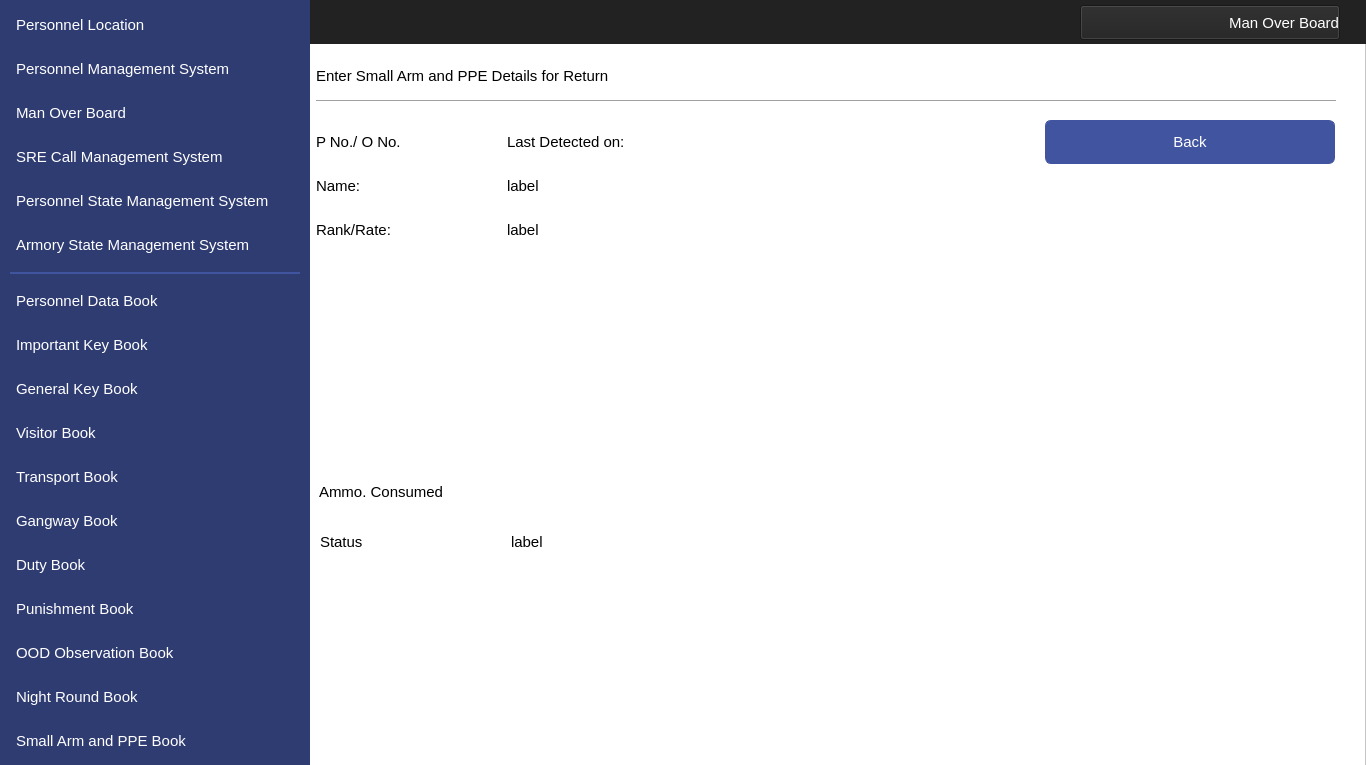
<?xml version="1.0" encoding="UTF-8"?>
<ui version="4.0">
 <class>MainWindow</class>
 <widget class="QMainWindow" name="MainWindow">
  <property name="geometry">
   <rect>
    <x>0</x>
    <y>0</y>
    <width>1366</width>
    <height>765</height>
   </rect>
  </property>
  <property name="windowTitle">
   <string>MainWindow</string>
  </property>
  <widget class="QWidget" name="centralwidget">
   <widget class="QFrame" name="frame">
    <property name="geometry">
     <rect>
      <x>0</x>
      <y>0</y>
      <width>1366</width>
      <height>768</height>
     </rect>
    </property>
    <property name="styleSheet">
     <string notr="true">background-color: #ffffff</string>
    </property>
    <property name="frameShape">
     <enum>QFrame::StyledPanel</enum>
    </property>
    <property name="frameShadow">
     <enum>QFrame::Raised</enum>
    </property>
    <widget class="QLabel" name="label">
     <property name="geometry">
      <rect>
       <x>0</x>
       <y>0</y>
       <width>310</width>
       <height>768</height>
      </rect>
     </property>
     <property name="styleSheet">
      <string notr="true">
background-color:#2F3C71;</string>
     </property>
     <property name="text">
      <string/>
     </property>
    </widget>
    <widget class="QLabel" name="label_2">
     <property name="geometry">
      <rect>
       <x>0</x>
       <y>0</y>
       <width>1366</width>
       <height>44</height>
      </rect>
     </property>
     <property name="styleSheet">
      <string notr="true">
background-color:#222222;</string>
     </property>
     <property name="text">
      <string/>
     </property>
    </widget>
    <widget class="QPushButton" name="navViewPunishment">
     <property name="geometry">
      <rect>
       <x>10</x>
       <y>587</y>
       <width>290</width>
       <height>44</height>
      </rect>
     </property>
     <property name="font">
      <font>
       <family>Segoe UI</family>
       <pointsize>11</pointsize>
      </font>
     </property>
     <property name="cursor">
      <cursorShape>PointingHandCursor</cursorShape>
     </property>
     <property name="styleSheet">
      <string notr="true">QPushButton 
{
    text-align: left;
    color: #ffffff;
    background-color:#2F3C71;
    border-width: 1px;
    border-color: #2F3C71;
    border-style: solid;
    border-radius: 6;
    padding: 3px;
    font-size: 11pt;
    padding-left: 5px;
    outline:none;
    padding-right: 5px;
    min-width: 40px;
}

QPushButton:hover
{
    background-color:#4154A0;
}


QPushButton:pressed
{
    background-color: #384889;
 	border-width: 3px;
    border-color: #5C70BC;
    border-style: solid;
    border-radius: 6;

}</string>
     </property>
     <property name="text">
      <string>Punishment Book</string>
     </property>
     <property name="icon">
      <iconset resource="../IconResource.qrc">
       <normaloff>:/images/punishment.png</normaloff>:/images/punishment.png</iconset>
     </property>
     <property name="iconSize">
      <size>
       <width>25</width>
       <height>25</height>
      </size>
     </property>
     <property name="flat">
      <bool>false</bool>
     </property>
    </widget>
    <widget class="QPushButton" name="navViewImpKey">
     <property name="geometry">
      <rect>
       <x>10</x>
       <y>323</y>
       <width>290</width>
       <height>44</height>
      </rect>
     </property>
     <property name="font">
      <font>
       <family>Segoe UI</family>
       <pointsize>11</pointsize>
      </font>
     </property>
     <property name="cursor">
      <cursorShape>PointingHandCursor</cursorShape>
     </property>
     <property name="styleSheet">
      <string notr="true">QPushButton 
{
    text-align: left;
    color: #ffffff;
    background-color:#2F3C71;
    border-width: 1px;
    border-color: #2F3C71;
    border-style: solid;
    border-radius: 6;
    padding: 3px;
    outline:none;
    font-size: 11pt;
    padding-left: 5px;
    padding-right: 5px;
    min-width: 40px;
}

QPushButton:hover
{
    background-color:#4154A0;
}
QPushButton:pressed
{
    background-color: #384889;
 	border-width: 3px;
    border-color: #5C70BC;
    border-style: solid;
    border-radius: 6;

}</string>
     </property>
     <property name="text">
      <string>Important Key Book</string>
     </property>
     <property name="icon">
      <iconset resource="../IconResource.qrc">
       <normaloff>:/images/impKey.png</normaloff>:/images/impKey.png</iconset>
     </property>
     <property name="iconSize">
      <size>
       <width>25</width>
       <height>25</height>
      </size>
     </property>
     <property name="flat">
      <bool>false</bool>
     </property>
    </widget>
    <widget class="QPushButton" name="navViewGenKey">
     <property name="geometry">
      <rect>
       <x>10</x>
       <y>367</y>
       <width>290</width>
       <height>44</height>
      </rect>
     </property>
     <property name="font">
      <font>
       <family>Segoe UI</family>
       <pointsize>11</pointsize>
      </font>
     </property>
     <property name="cursor">
      <cursorShape>PointingHandCursor</cursorShape>
     </property>
     <property name="styleSheet">
      <string notr="true">QPushButton 
{
    text-align: left;
    color: #ffffff;
    background-color:#2F3C71;
    border-width: 1px;
    border-color: #2F3C71;
    border-style: solid;
    border-radius: 6;
    padding: 3px;
    outline:none;
    font-size: 11pt;
    padding-left: 5px;
    padding-right: 5px;
    min-width: 40px;
}

QPushButton:hover
{
    background-color:#4154A0;
}

QPushButton:pressed
{
    background-color: #384889;
 	border-width: 3px;
    border-color: #5C70BC;
    border-style: solid;
    border-radius: 6;

}</string>
     </property>
     <property name="text">
      <string>General Key Book</string>
     </property>
     <property name="icon">
      <iconset resource="../IconResource.qrc">
       <normaloff>:/images/genKey.png</normaloff>:/images/genKey.png</iconset>
     </property>
     <property name="iconSize">
      <size>
       <width>25</width>
       <height>25</height>
      </size>
     </property>
     <property name="flat">
      <bool>false</bool>
     </property>
    </widget>
    <widget class="QPushButton" name="navViewVisitor">
     <property name="geometry">
      <rect>
       <x>10</x>
       <y>411</y>
       <width>290</width>
       <height>44</height>
      </rect>
     </property>
     <property name="font">
      <font>
       <family>Segoe UI</family>
       <pointsize>11</pointsize>
      </font>
     </property>
     <property name="cursor">
      <cursorShape>PointingHandCursor</cursorShape>
     </property>
     <property name="styleSheet">
      <string notr="true">QPushButton 
{
    text-align: left;
    color: #ffffff;
    background-color:#2F3C71;
    border-width: 1px;
    border-color: #2F3C71;
    border-style: solid;
    border-radius: 6;
    padding: 3px;
    outline:none;
    font-size: 11pt;
    padding-left: 5px;
    padding-right: 5px;
    min-width: 40px;
}

QPushButton:hover
{
    background-color:#4154A0;
}

QPushButton:pressed
{
    background-color: #384889;
 	border-width: 3px;
    border-color: #5C70BC;
    border-style: solid;
    border-radius: 6;
}</string>
     </property>
     <property name="text">
      <string>Visitor Book</string>
     </property>
     <property name="icon">
      <iconset resource="../IconResource.qrc">
       <normaloff>:/images/visitor.png</normaloff>:/images/visitor.png</iconset>
     </property>
     <property name="iconSize">
      <size>
       <width>25</width>
       <height>25</height>
      </size>
     </property>
     <property name="flat">
      <bool>false</bool>
     </property>
    </widget>
    <widget class="QPushButton" name="navViewTransport">
     <property name="geometry">
      <rect>
       <x>10</x>
       <y>455</y>
       <width>290</width>
       <height>44</height>
      </rect>
     </property>
     <property name="font">
      <font>
       <family>Segoe UI</family>
       <pointsize>11</pointsize>
      </font>
     </property>
     <property name="cursor">
      <cursorShape>PointingHandCursor</cursorShape>
     </property>
     <property name="styleSheet">
      <string notr="true">QPushButton 
{
    text-align: left;
    color: #ffffff;
    background-color:#2F3C71;
    border-width: 1px;
    border-color: #2F3C71;
    border-style: solid;
    border-radius: 6;
    padding: 3px;
    font-size: 11pt;
    padding-left: 5px;
    padding-right: 5px;
    outline:none;
    min-width: 40px;
}

QPushButton:hover
{
    background-color:#4154A0;
}
QPushButton:pressed
{
    background-color: #384889;
 	border-width: 3px;
    border-color: #5C70BC;
    border-style: solid;
    border-radius: 6;

}</string>
     </property>
     <property name="text">
      <string>Transport Book</string>
     </property>
     <property name="icon">
      <iconset resource="../IconResource.qrc">
       <normaloff>:/images/transport.png</normaloff>:/images/transport.png</iconset>
     </property>
     <property name="iconSize">
      <size>
       <width>25</width>
       <height>25</height>
      </size>
     </property>
     <property name="flat">
      <bool>false</bool>
     </property>
    </widget>
    <widget class="QPushButton" name="navViewGangway">
     <property name="geometry">
      <rect>
       <x>10</x>
       <y>499</y>
       <width>290</width>
       <height>44</height>
      </rect>
     </property>
     <property name="font">
      <font>
       <family>Segoe UI</family>
       <pointsize>11</pointsize>
      </font>
     </property>
     <property name="cursor">
      <cursorShape>PointingHandCursor</cursorShape>
     </property>
     <property name="styleSheet">
      <string notr="true">QPushButton 
{
    text-align: left;
    color: #ffffff;
    background-color:#2F3C71;
    border-width: 1px;
    border-color: #2F3C71;
    border-style: solid;
    border-radius: 6;
    padding: 3px;
    font-size: 11pt;
    padding-left: 5px;
    outline:none;
    padding-right: 5px;
    min-width: 40px;
}

QPushButton:hover
{
    background-color:#4154A0;
}
QPushButton:pressed
{
    background-color: #384889;
 	border-width: 3px;
    border-color: #5C70BC;
    border-style: solid;
    border-radius: 6;

}</string>
     </property>
     <property name="text">
      <string>Gangway Book</string>
     </property>
     <property name="icon">
      <iconset resource="../IconResource.qrc">
       <normaloff>:/images/gangway.png</normaloff>:/images/gangway.png</iconset>
     </property>
     <property name="iconSize">
      <size>
       <width>25</width>
       <height>25</height>
      </size>
     </property>
     <property name="flat">
      <bool>false</bool>
     </property>
    </widget>
    <widget class="QPushButton" name="navViewDuty">
     <property name="geometry">
      <rect>
       <x>10</x>
       <y>543</y>
       <width>290</width>
       <height>44</height>
      </rect>
     </property>
     <property name="font">
      <font>
       <family>Segoe UI</family>
       <pointsize>11</pointsize>
      </font>
     </property>
     <property name="cursor">
      <cursorShape>PointingHandCursor</cursorShape>
     </property>
     <property name="styleSheet">
      <string notr="true">QPushButton 
{
    text-align: left;
    color: #ffffff;
    background-color:#2F3C71;
    border-width: 1px;
    border-color: #2F3C71;
    border-style: solid;
    outline:none;
    border-radius: 6;
    padding: 3px;
    font-size: 11pt;
    padding-left: 5px;
    padding-right: 5px;
    min-width: 40px;
}

QPushButton:hover
{
    background-color:#4154A0;
}
QPushButton:pressed
{
    background-color: #384889;
 	border-width: 3px;
    border-color: #5C70BC;
    border-style: solid;
    border-radius: 6;

}</string>
     </property>
     <property name="text">
      <string>Duty Book</string>
     </property>
     <property name="icon">
      <iconset resource="../IconResource.qrc">
       <normaloff>:/images/duty.png</normaloff>:/images/duty.png</iconset>
     </property>
     <property name="iconSize">
      <size>
       <width>25</width>
       <height>25</height>
      </size>
     </property>
     <property name="flat">
      <bool>false</bool>
     </property>
    </widget>
    <widget class="QPushButton" name="navViewNight">
     <property name="geometry">
      <rect>
       <x>10</x>
       <y>675</y>
       <width>290</width>
       <height>44</height>
      </rect>
     </property>
     <property name="font">
      <font>
       <family>Segoe UI</family>
       <pointsize>11</pointsize>
      </font>
     </property>
     <property name="cursor">
      <cursorShape>PointingHandCursor</cursorShape>
     </property>
     <property name="styleSheet">
      <string notr="true">QPushButton 
{
    text-align: left;
    color: #ffffff;
    background-color:#2F3C71;
    border-width: 1px;
    border-color: #2F3C71;
    border-style: solid;
    border-radius: 6;
    padding: 3px;
    font-size: 11pt;
    padding-left: 5px;
    outline:none;
    padding-right: 5px;
    min-width: 40px;
}

QPushButton:hover
{
    background-color:#4154A0;
}
QPushButton:pressed
{
    background-color: #384889;
 	border-width: 3px;
    border-color: #5C70BC;
    border-style: solid;
    border-radius: 6;

}</string>
     </property>
     <property name="text">
      <string>Night Round Book</string>
     </property>
     <property name="icon">
      <iconset resource="../IconResource.qrc">
       <normaloff>:/images/night.png</normaloff>:/images/night.png</iconset>
     </property>
     <property name="iconSize">
      <size>
       <width>25</width>
       <height>25</height>
      </size>
     </property>
     <property name="flat">
      <bool>false</bool>
     </property>
    </widget>
    <widget class="QLabel" name="label_4">
     <property name="geometry">
      <rect>
       <x>10</x>
       <y>272</y>
       <width>290</width>
       <height>2</height>
      </rect>
     </property>
     <property name="styleSheet">
      <string notr="true">background-color:#4154A0;</string>
     </property>
     <property name="text">
      <string/>
     </property>
    </widget>
    <widget class="QPushButton" name="navViewMOB">
     <property name="geometry">
      <rect>
       <x>10</x>
       <y>91</y>
       <width>290</width>
       <height>44</height>
      </rect>
     </property>
     <property name="font">
      <font>
       <family>Segoe UI</family>
       <pointsize>11</pointsize>
      </font>
     </property>
     <property name="cursor">
      <cursorShape>PointingHandCursor</cursorShape>
     </property>
     <property name="styleSheet">
      <string notr="true">QPushButton 
{
    text-align: left;
    color: #ffffff;
    background-color:#2F3C71;
    border-width: 1px;
    border-color: #2F3C71;
    border-style: solid;
    outline:none;
    border-radius: 6;
    padding: 3px;
    font-size: 11pt;
    padding-left: 5px;
    padding-right: 5px;
    min-width: 40px;
}

QPushButton:active
{
    background-color:#4154A0;
}
QPushButton:hover
{
    background-color:#4154A0;
}
QPushButton:pressed
{
    background-color: #384889;
 	border-width: 3px;
    border-color: #5C70BC;
    border-style: solid;
    border-radius: 6;

}</string>
     </property>
     <property name="text">
      <string>Man Over Board</string>
     </property>
     <property name="icon">
      <iconset resource="../IconResource.qrc">
       <normaloff>:/images/mob.png</normaloff>:/images/mob.png</iconset>
     </property>
     <property name="iconSize">
      <size>
       <width>32</width>
       <height>32</height>
      </size>
     </property>
     <property name="flat">
      <bool>false</bool>
     </property>
    </widget>
    <widget class="QPushButton" name="navViewLocation">
     <property name="geometry">
      <rect>
       <x>10</x>
       <y>3</y>
       <width>290</width>
       <height>44</height>
      </rect>
     </property>
     <property name="font">
      <font>
       <family>Segoe UI</family>
       <pointsize>11</pointsize>
      </font>
     </property>
     <property name="cursor">
      <cursorShape>PointingHandCursor</cursorShape>
     </property>
     <property name="styleSheet">
      <string notr="true">QPushButton 
{
    text-align: left;
    color: #ffffff;
    background-color:#2F3C71;
    border-width: 1px;
    border-color: #2F3C71;
    border-style: solid;
    border-radius: 6;
    padding: 3px;
    font-size: 11pt;
    padding-left: 5px;
    padding-right: 5px;
    min-width: 40px;
    outline:none;
}

QPushButton:hover
{
    background-color:#4154A0;
}
QPushButton:pressed
{
    background-color: #384889;
 	border-width: 3px;
    border-color: #5C70BC;
    border-style: solid;
    border-radius: 6;

}</string>
     </property>
     <property name="text">
      <string>Personnel Location</string>
     </property>
     <property name="icon">
      <iconset resource="../IconResource.qrc">
       <normaloff>:/images/locate.png</normaloff>:/images/locate.png</iconset>
     </property>
     <property name="iconSize">
      <size>
       <width>25</width>
       <height>25</height>
      </size>
     </property>
     <property name="flat">
      <bool>false</bool>
     </property>
    </widget>
    <widget class="QPushButton" name="navViewManagement">
     <property name="geometry">
      <rect>
       <x>10</x>
       <y>47</y>
       <width>290</width>
       <height>44</height>
      </rect>
     </property>
     <property name="font">
      <font>
       <family>Segoe UI</family>
       <pointsize>11</pointsize>
      </font>
     </property>
     <property name="cursor">
      <cursorShape>PointingHandCursor</cursorShape>
     </property>
     <property name="styleSheet">
      <string notr="true">QPushButton 
{
    text-align: left;
    color: #ffffff;
    background-color:#2F3C71;
    border-width: 1px;
    border-color: #2F3C71;
    border-style: solid;
    border-radius: 6;
    padding: 3px;
    font-size: 11pt;
    padding-left: 5px;
    padding-right: 5px;
    min-width: 40px;
    outline:none;
}

QPushButton:hover
{
    background-color:#4154A0;
}
QPushButton:pressed
{
    background-color: #384889;
 	border-width: 3px;
    border-color: #5C70BC;
    border-style: solid;
    border-radius: 6;

}</string>
     </property>
     <property name="text">
      <string>Personnel Management System</string>
     </property>
     <property name="icon">
      <iconset resource="../IconResource.qrc">
       <normaloff>:/images/personnel.png</normaloff>:/images/personnel.png</iconset>
     </property>
     <property name="iconSize">
      <size>
       <width>32</width>
       <height>32</height>
      </size>
     </property>
     <property name="flat">
      <bool>false</bool>
     </property>
    </widget>
    <widget class="QPushButton" name="navViewPPE">
     <property name="geometry">
      <rect>
       <x>10</x>
       <y>719</y>
       <width>290</width>
       <height>44</height>
      </rect>
     </property>
     <property name="font">
      <font>
       <family>Segoe UI</family>
       <pointsize>11</pointsize>
      </font>
     </property>
     <property name="cursor">
      <cursorShape>PointingHandCursor</cursorShape>
     </property>
     <property name="styleSheet">
      <string notr="true">QPushButton 
{
    text-align: left;
    color: #ffffff;
    background-color:#2F3C71;
    border-width: 1px;
    border-color: #2F3C71;
    border-style: solid;
    outline:none;
    border-radius: 6;
    padding: 3px;
    font-size: 11pt;
    padding-left: 5px;
    padding-right: 5px;
    min-width: 40px;
    outline:none;
}

QPushButton:hover
{
    background-color:#4154A0;
}
QPushButton:pressed
{
    background-color: #384889;
 	border-width: 3px;
    border-color: #5C70BC;
    border-style: solid;
    border-radius: 6;

}</string>
     </property>
     <property name="text">
      <string>Small Arm and PPE Book</string>
     </property>
     <property name="icon">
      <iconset resource="../IconResource.qrc">
       <normaloff>:/images/armPPE.png</normaloff>:/images/armPPE.png</iconset>
     </property>
     <property name="iconSize">
      <size>
       <width>25</width>
       <height>25</height>
      </size>
     </property>
     <property name="flat">
      <bool>false</bool>
     </property>
    </widget>
    <widget class="QPushButton" name="navViewOOD">
     <property name="geometry">
      <rect>
       <x>10</x>
       <y>631</y>
       <width>290</width>
       <height>44</height>
      </rect>
     </property>
     <property name="font">
      <font>
       <family>Segoe UI</family>
       <pointsize>11</pointsize>
      </font>
     </property>
     <property name="cursor">
      <cursorShape>PointingHandCursor</cursorShape>
     </property>
     <property name="styleSheet">
      <string notr="true">QPushButton 
{
    text-align: left;
    color: #ffffff;
    background-color:#2F3C71;
    border-width: 1px;
    border-color: #2F3C71;
    border-style: solid;
    border-radius: 6;
    padding: 3px;
    font-size: 11pt;
    padding-left: 5px;
    outline:none;
    padding-right: 5px;
    min-width: 40px;
}

QPushButton:hover
{
    background-color:#4154A0;
}
QPushButton:pressed
{
    background-color: #384889;
 	border-width: 3px;
    border-color: #5C70BC;
    border-style: solid;
    border-radius: 6;

}</string>
     </property>
     <property name="text">
      <string>OOD Observation Book</string>
     </property>
     <property name="icon">
      <iconset resource="../IconResource.qrc">
       <normaloff>:/images/oodObserve.png</normaloff>:/images/oodObserve.png</iconset>
     </property>
     <property name="iconSize">
      <size>
       <width>25</width>
       <height>25</height>
      </size>
     </property>
     <property name="flat">
      <bool>false</bool>
     </property>
    </widget>
    <widget class="QPushButton" name="navViewCMS">
     <property name="geometry">
      <rect>
       <x>10</x>
       <y>135</y>
       <width>290</width>
       <height>44</height>
      </rect>
     </property>
     <property name="font">
      <font>
       <family>Segoe UI</family>
       <pointsize>11</pointsize>
      </font>
     </property>
     <property name="cursor">
      <cursorShape>PointingHandCursor</cursorShape>
     </property>
     <property name="styleSheet">
      <string notr="true">QPushButton 
{
    text-align: left;
    color: #ffffff;
    background-color:#2F3C71;
    border-width: 1px;
    border-color: #2F3C71;
    border-style: solid;
    border-radius: 6;
    padding: 3px;
    font-size: 11pt;
    padding-left: 5px;
    padding-right: 5px;
    outline:none;
    min-width: 40px;
}

QPushButton:hover
{
    background-color:#4154A0;
}
QPushButton:pressed
{
    background-color: #384889;
 	border-width: 3px;
    border-color: #5C70BC;
    border-style: solid;
    border-radius: 6;

}</string>
     </property>
     <property name="text">
      <string>SRE Call Management System</string>
     </property>
     <property name="icon">
      <iconset resource="../IconResource.qrc">
       <normaloff>:/images/sreCall.png</normaloff>:/images/sreCall.png</iconset>
     </property>
     <property name="iconSize">
      <size>
       <width>25</width>
       <height>25</height>
      </size>
     </property>
     <property name="flat">
      <bool>false</bool>
     </property>
    </widget>
    <widget class="QPushButton" name="pushButton">
     <property name="enabled">
      <bool>true</bool>
     </property>
     <property name="geometry">
      <rect>
       <x>1080</x>
       <y>5</y>
       <width>260</width>
       <height>35</height>
      </rect>
     </property>
     <property name="font">
      <font>
       <family>Segoe UI</family>
       <pointsize>11</pointsize>
      </font>
     </property>
     <property name="styleSheet">
      <string notr="true"> text-align: right;
    color: #ffffff;
    background-color:#222222;</string>
     </property>
     <property name="text">
      <string>Man Over Board</string>
     </property>
     <property name="icon">
      <iconset resource="../IconResource.qrc">
       <normaloff>:/images/mob.png</normaloff>:/images/mob.png</iconset>
     </property>
     <property name="iconSize">
      <size>
       <width>32</width>
       <height>32</height>
      </size>
     </property>
    </widget>
    <widget class="QPushButton" name="pushButton_2">
     <property name="enabled">
      <bool>true</bool>
     </property>
     <property name="geometry">
      <rect>
       <x>316</x>
       <y>680</y>
       <width>100</width>
       <height>80</height>
      </rect>
     </property>
     <property name="styleSheet">
      <string notr="true"> border:1px solid #fff;
    border-radius:4px;
    outline:none;</string>
     </property>
     <property name="text">
      <string/>
     </property>
     <property name="icon">
      <iconset resource="../IconResource.qrc">
       <normaloff>:/images/logoMTIP.png</normaloff>:/images/logoMTIP.png</iconset>
     </property>
     <property name="iconSize">
      <size>
       <width>200</width>
       <height>200</height>
      </size>
     </property>
    </widget>
    <widget class="QPushButton" name="navViewPersonnel">
     <property name="geometry">
      <rect>
       <x>10</x>
       <y>279</y>
       <width>290</width>
       <height>44</height>
      </rect>
     </property>
     <property name="font">
      <font>
       <family>Segoe UI</family>
       <pointsize>11</pointsize>
      </font>
     </property>
     <property name="cursor">
      <cursorShape>PointingHandCursor</cursorShape>
     </property>
     <property name="styleSheet">
      <string notr="true">QPushButton 
{
    text-align: left;
    color: #ffffff;
    background-color:#2F3C71;
    border-width: 1px;
    border-color: #2F3C71;
    border-style: solid;
    border-radius: 6;
    outline:none;
    padding: 3px;
    font-size: 11pt;
    padding-left: 5px;
    padding-right: 5px;
    min-width: 40px;
}

QPushButton:hover
{
    background-color:#4154A0;
}

QPushButton:pressed
{
    background-color: #384889;
 	border-width: 3px;
    border-color: #5C70BC;
    border-style: solid;
    border-radius: 6;

}</string>
     </property>
     <property name="text">
      <string>Personnel Data Book</string>
     </property>
     <property name="icon">
      <iconset resource="../IconResource.qrc">
       <normaloff>:/images/personnelData.png</normaloff>:/images/personnelData.png</iconset>
     </property>
     <property name="iconSize">
      <size>
       <width>25</width>
       <height>25</height>
      </size>
     </property>
     <property name="flat">
      <bool>false</bool>
     </property>
    </widget>
    <widget class="QPushButton" name="navViewStatePersonnel">
     <property name="geometry">
      <rect>
       <x>10</x>
       <y>179</y>
       <width>290</width>
       <height>44</height>
      </rect>
     </property>
     <property name="font">
      <font>
       <family>Segoe UI</family>
       <pointsize>11</pointsize>
      </font>
     </property>
     <property name="cursor">
      <cursorShape>PointingHandCursor</cursorShape>
     </property>
     <property name="styleSheet">
      <string notr="true">QPushButton 
{
    text-align: left;
    color: #ffffff;
    background-color:#2F3C71;
    border-width: 1px;
    border-color: #2F3C71;
    border-style: solid;
    border-radius: 6;
    padding: 3px;
    font-size: 11pt;
    padding-left: 5px;
    outline:none;
    padding-right: 5px;
    min-width: 40px;
}

QPushButton:hover
{
    background-color:#4154A0;
}
QPushButton:pressed
{
    background-color: #384889;
 	border-width: 3px;
    border-color: #5C70BC;
    border-style: solid;
    border-radius: 6;

}</string>
     </property>
     <property name="text">
      <string>Personnel State Management System</string>
     </property>
     <property name="icon">
      <iconset resource="../IconResource.qrc">
       <normaloff>:/images/armoryState.png</normaloff>:/images/armoryState.png</iconset>
     </property>
     <property name="iconSize">
      <size>
       <width>25</width>
       <height>25</height>
      </size>
     </property>
     <property name="flat">
      <bool>false</bool>
     </property>
    </widget>
    <widget class="QPushButton" name="navMob">
     <property name="geometry">
      <rect>
       <x>1045</x>
       <y>120</y>
       <width>290</width>
       <height>44</height>
      </rect>
     </property>
     <property name="font">
      <font>
       <family>Segoe UI</family>
       <pointsize>11</pointsize>
      </font>
     </property>
     <property name="cursor">
      <cursorShape>PointingHandCursor</cursorShape>
     </property>
     <property name="styleSheet">
      <string notr="true">QPushButton
{
    color: #ffffff;
    background-color:#4154A0;
    border-width: 1px;
    border-color: #4154A0;
    border-style: solid;
    border-radius: 6;
    padding: 3px;
    outline:none;
    font-size: 11pt;
    padding-left: 5px;
    padding-right: 5px;
    min-width: 40px;
}

QPushButton:hover
{
    background-color:#384889
}
QPushButton:pressed
{
    background-color: #384889;
 	border-width: 3px;
    border-color: #5C70BC;
    border-style: solid;
    border-radius: 6;

}</string>
     </property>
     <property name="text">
      <string>Back</string>
     </property>
     <property name="icon">
      <iconset resource="../IconResource.qrc">
       <normaloff>:/images/back.png</normaloff>:/images/back.png</iconset>
     </property>
     <property name="iconSize">
      <size>
       <width>25</width>
       <height>25</height>
      </size>
     </property>
    </widget>
    <widget class="QPushButton" name="navViewStateArmory">
     <property name="geometry">
      <rect>
       <x>10</x>
       <y>223</y>
       <width>290</width>
       <height>44</height>
      </rect>
     </property>
     <property name="font">
      <font>
       <family>Segoe UI</family>
       <pointsize>11</pointsize>
      </font>
     </property>
     <property name="cursor">
      <cursorShape>PointingHandCursor</cursorShape>
     </property>
     <property name="styleSheet">
      <string notr="true">QPushButton 
{
    text-align: left;
    color: #ffffff;
    background-color:#2F3C71;
    border-width: 1px;
    border-color: #2F3C71;
    border-style: solid;
    border-radius: 6;
    outline:none;
    padding: 3px;
    font-size: 11pt;
    padding-left: 5px;
    padding-right: 5px;
    min-width: 40px;
}

QPushButton:hover
{
    background-color:#4154A0;
}
QPushButton:pressed
{
    background-color: #384889;
 	border-width: 3px;
    border-color: #5C70BC;
    border-style: solid;
    border-radius: 6;

}</string>
     </property>
     <property name="text">
      <string>Armory State Management System</string>
     </property>
     <property name="icon">
      <iconset resource="../IconResource.qrc">
       <normaloff>:/images/armory.png</normaloff>:/images/armory.png</iconset>
     </property>
     <property name="iconSize">
      <size>
       <width>25</width>
       <height>25</height>
      </size>
     </property>
     <property name="flat">
      <bool>false</bool>
     </property>
    </widget>
    <widget class="QLabel" name="label_9">
     <property name="geometry">
      <rect>
       <x>316</x>
       <y>164</y>
       <width>191</width>
       <height>44</height>
      </rect>
     </property>
     <property name="font">
      <font>
       <family>Segoe UI</family>
       <pointsize>11</pointsize>
      </font>
     </property>
     <property name="layoutDirection">
      <enum>Qt::LeftToRight</enum>
     </property>
     <property name="styleSheet">
      <string notr="true">color: #000000;
background-color:#ffffff;
font-size: 11pt</string>
     </property>
     <property name="text">
      <string>Name:</string>
     </property>
     <property name="alignment">
      <set>Qt::AlignLeading|Qt::AlignLeft|Qt::AlignVCenter</set>
     </property>
    </widget>
    <widget class="QLabel" name="lblPNo">
     <property name="geometry">
      <rect>
       <x>507</x>
       <y>208</y>
       <width>191</width>
       <height>44</height>
      </rect>
     </property>
     <property name="font">
      <font>
       <family>Segoe UI</family>
       <pointsize>11</pointsize>
      </font>
     </property>
     <property name="layoutDirection">
      <enum>Qt::LeftToRight</enum>
     </property>
     <property name="styleSheet">
      <string notr="true">color: #000000;
background-color:#ffffff;
font-size: 11pt</string>
     </property>
     <property name="text">
      <string>label</string>
     </property>
     <property name="alignment">
      <set>Qt::AlignLeading|Qt::AlignLeft|Qt::AlignVCenter</set>
     </property>
    </widget>
    <widget class="QLabel" name="label_10">
     <property name="geometry">
      <rect>
       <x>316</x>
       <y>208</y>
       <width>191</width>
       <height>44</height>
      </rect>
     </property>
     <property name="font">
      <font>
       <family>Segoe UI</family>
       <pointsize>11</pointsize>
      </font>
     </property>
     <property name="layoutDirection">
      <enum>Qt::LeftToRight</enum>
     </property>
     <property name="styleSheet">
      <string notr="true">color: #000000;
background-color:#ffffff;
font-size: 11pt</string>
     </property>
     <property name="text">
      <string>Rank/Rate:</string>
     </property>
     <property name="alignment">
      <set>Qt::AlignLeading|Qt::AlignLeft|Qt::AlignVCenter</set>
     </property>
    </widget>
    <widget class="QLabel" name="label_17">
     <property name="geometry">
      <rect>
       <x>319</x>
       <y>470</y>
       <width>191</width>
       <height>44</height>
      </rect>
     </property>
     <property name="font">
      <font>
       <family>Segoe UI</family>
       <pointsize>11</pointsize>
      </font>
     </property>
     <property name="layoutDirection">
      <enum>Qt::LeftToRight</enum>
     </property>
     <property name="styleSheet">
      <string notr="true">color: #000000;
background-color:#ffffff;
font-size: 11pt</string>
     </property>
     <property name="text">
      <string>Ammo. Consumed</string>
     </property>
     <property name="alignment">
      <set>Qt::AlignLeading|Qt::AlignLeft|Qt::AlignVCenter</set>
     </property>
    </widget>
    <widget class="QLabel" name="label_18">
     <property name="geometry">
      <rect>
       <x>320</x>
       <y>520</y>
       <width>191</width>
       <height>44</height>
      </rect>
     </property>
     <property name="font">
      <font>
       <family>Segoe UI</family>
       <pointsize>11</pointsize>
      </font>
     </property>
     <property name="layoutDirection">
      <enum>Qt::LeftToRight</enum>
     </property>
     <property name="styleSheet">
      <string notr="true">color: #000000;
background-color:#ffffff;
font-size: 11pt</string>
     </property>
     <property name="text">
      <string>Status</string>
     </property>
     <property name="alignment">
      <set>Qt::AlignLeading|Qt::AlignLeft|Qt::AlignVCenter</set>
     </property>
    </widget>
    <widget class="QLabel" name="lblBGroup_4">
     <property name="geometry">
      <rect>
       <x>511</x>
       <y>520</y>
       <width>191</width>
       <height>44</height>
      </rect>
     </property>
     <property name="font">
      <font>
       <family>Segoe UI</family>
       <pointsize>11</pointsize>
      </font>
     </property>
     <property name="layoutDirection">
      <enum>Qt::LeftToRight</enum>
     </property>
     <property name="styleSheet">
      <string notr="true">color: #000000;
background-color:#ffffff;
font-size: 11pt</string>
     </property>
     <property name="text">
      <string>label</string>
     </property>
     <property name="alignment">
      <set>Qt::AlignLeading|Qt::AlignLeft|Qt::AlignVCenter</set>
     </property>
    </widget>
    <widget class="QLabel" name="lblPNo_2">
     <property name="geometry">
      <rect>
       <x>510</x>
       <y>160</y>
       <width>191</width>
       <height>44</height>
      </rect>
     </property>
     <property name="font">
      <font>
       <family>Segoe UI</family>
       <pointsize>11</pointsize>
      </font>
     </property>
     <property name="layoutDirection">
      <enum>Qt::LeftToRight</enum>
     </property>
     <property name="styleSheet">
      <string notr="true">color: #000000;
background-color:#ffffff;
font-size: 11pt</string>
     </property>
     <property name="text">
      <string>label</string>
     </property>
     <property name="alignment">
      <set>Qt::AlignLeading|Qt::AlignLeft|Qt::AlignVCenter</set>
     </property>
    </widget>
    <zorder>label_2</zorder>
    <zorder>label</zorder>
    <zorder>navViewPunishment</zorder>
    <zorder>navViewImpKey</zorder>
    <zorder>navViewGenKey</zorder>
    <zorder>navViewVisitor</zorder>
    <zorder>navViewTransport</zorder>
    <zorder>navViewGangway</zorder>
    <zorder>navViewDuty</zorder>
    <zorder>navViewNight</zorder>
    <zorder>label_4</zorder>
    <zorder>navViewMOB</zorder>
    <zorder>navViewLocation</zorder>
    <zorder>navViewManagement</zorder>
    <zorder>navViewPPE</zorder>
    <zorder>navViewOOD</zorder>
    <zorder>navViewCMS</zorder>
    <zorder>pushButton</zorder>
    <zorder>pushButton_2</zorder>
    <zorder>navViewPersonnel</zorder>
    <zorder>navViewStatePersonnel</zorder>
    <zorder>navMob</zorder>
    <zorder>navViewStateArmory</zorder>
    <zorder>label_9</zorder>
    <zorder>lblPNo</zorder>
    <zorder>label_10</zorder>
    <zorder>label_17</zorder>
    <zorder>label_18</zorder>
    <zorder>lblBGroup_4</zorder>
    <zorder>lblPNo_2</zorder>
   </widget>
   <widget class="QLabel" name="label_13">
    <property name="geometry">
     <rect>
      <x>316</x>
      <y>100</y>
      <width>1020</width>
      <height>1</height>
     </rect>
    </property>
    <property name="styleSheet">
     <string notr="true">background-color:#A0A0A0;</string>
    </property>
    <property name="text">
     <string/>
    </property>
   </widget>
   <widget class="QLabel" name="label_6">
    <property name="geometry">
     <rect>
      <x>316</x>
      <y>60</y>
      <width>351</width>
      <height>31</height>
     </rect>
    </property>
    <property name="font">
     <font>
      <family>Segoe UI</family>
      <pointsize>11</pointsize>
     </font>
    </property>
    <property name="layoutDirection">
     <enum>Qt::LeftToRight</enum>
    </property>
    <property name="styleSheet">
     <string notr="true">color: #000000;
background-color:#ffffff;
font-size: 11pt</string>
    </property>
    <property name="text">
     <string>Enter Small Arm and PPE Details for Return</string>
    </property>
    <property name="alignment">
     <set>Qt::AlignLeading|Qt::AlignLeft|Qt::AlignVCenter</set>
    </property>
   </widget>
   <widget class="QLabel" name="label_7">
    <property name="geometry">
     <rect>
      <x>316</x>
      <y>120</y>
      <width>191</width>
      <height>44</height>
     </rect>
    </property>
    <property name="font">
     <font>
      <family>Segoe UI</family>
      <pointsize>11</pointsize>
     </font>
    </property>
    <property name="layoutDirection">
     <enum>Qt::LeftToRight</enum>
    </property>
    <property name="styleSheet">
     <string notr="true">color: #000000;
background-color:#ffffff;
font-size: 11pt</string>
    </property>
    <property name="text">
     <string>P No./ O No.</string>
    </property>
    <property name="alignment">
     <set>Qt::AlignLeading|Qt::AlignLeft|Qt::AlignVCenter</set>
    </property>
   </widget>
   <widget class="QLabel" name="lblLastLocatedOn">
    <property name="geometry">
     <rect>
      <x>507</x>
      <y>120</y>
      <width>371</width>
      <height>44</height>
     </rect>
    </property>
    <property name="font">
     <font>
      <family>Segoe UI</family>
      <pointsize>11</pointsize>
     </font>
    </property>
    <property name="layoutDirection">
     <enum>Qt::LeftToRight</enum>
    </property>
    <property name="styleSheet">
     <string notr="true">color: #000000;
background-color:#ffffff;
font-size: 11pt</string>
    </property>
    <property name="text">
     <string>Last Detected on:</string>
    </property>
    <property name="alignment">
     <set>Qt::AlignLeading|Qt::AlignLeft|Qt::AlignVCenter</set>
    </property>
   </widget>
   <widget class="QLabel" name="lbIDNo">
    <property name="geometry">
     <rect>
      <x>507</x>
      <y>164</y>
      <width>191</width>
      <height>44</height>
     </rect>
    </property>
    <property name="font">
     <font>
      <family>Segoe UI</family>
      <pointsize>11</pointsize>
     </font>
    </property>
    <property name="layoutDirection">
     <enum>Qt::LeftToRight</enum>
    </property>
    <property name="styleSheet">
     <string notr="true">color: #000000;
background-color:#ffffff;
font-size: 11pt</string>
    </property>
    <property name="text">
     <string>label</string>
    </property>
    <property name="alignment">
     <set>Qt::AlignLeading|Qt::AlignLeft|Qt::AlignVCenter</set>
    </property>
   </widget>
   <zorder>frame</zorder>
   <zorder>lblLastLocatedOn</zorder>
   <zorder>lbIDNo</zorder>
   <zorder>label_13</zorder>
   <zorder>label_6</zorder>
   <zorder>label_7</zorder>
  </widget>
 </widget>
 <resources>
  <include location="../IconResource.qrc"/>
 </resources>
 <connections/>
</ui>
